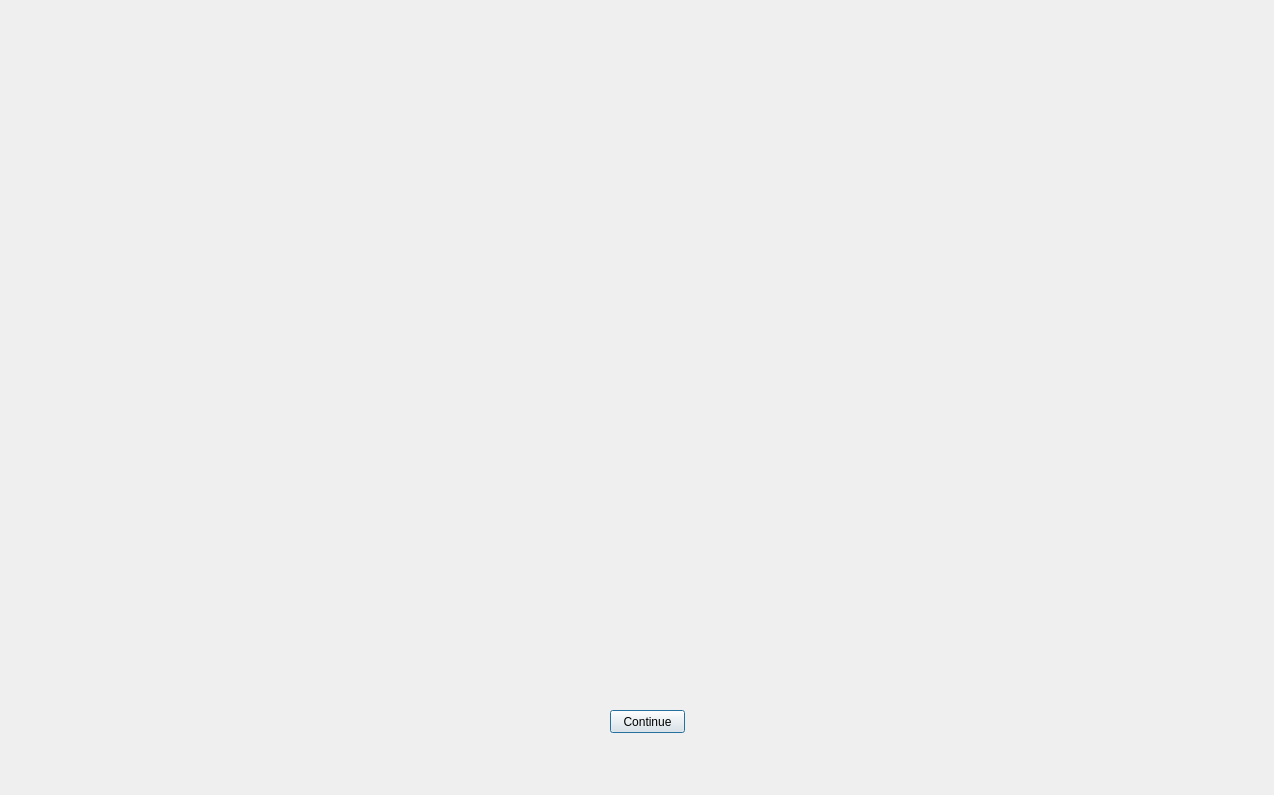
<?xml version="1.0" encoding="UTF-8"?>
<ui version="4.0">
 <class>Dialog</class>
 <widget class="QDialog" name="Dialog">
  <property name="geometry">
   <rect>
    <x>0</x>
    <y>0</y>
    <width>1274</width>
    <height>795</height>
   </rect>
  </property>
  <property name="windowTitle">
   <string>Dialog</string>
  </property>
  <widget class="QPushButton" name="pushButton">
   <property name="geometry">
    <rect>
     <x>610</x>
     <y>710</y>
     <width>75</width>
     <height>23</height>
    </rect>
   </property>
   <property name="text">
    <string>Continue</string>
   </property>
  </widget>
  <widget class="QLabel" name="label">
   <property name="geometry">
    <rect>
     <x>0</x>
     <y>0</y>
     <width>1311</width>
     <height>801</height>
    </rect>
   </property>
   <property name="text">
    <string/>
   </property>
   <property name="pixmap">
    <pixmap>openingPhoto.png</pixmap>
   </property>
  </widget>
  <zorder>label</zorder>
  <zorder>pushButton</zorder>
 </widget>
 <resources/>
 <connections/>
</ui>
